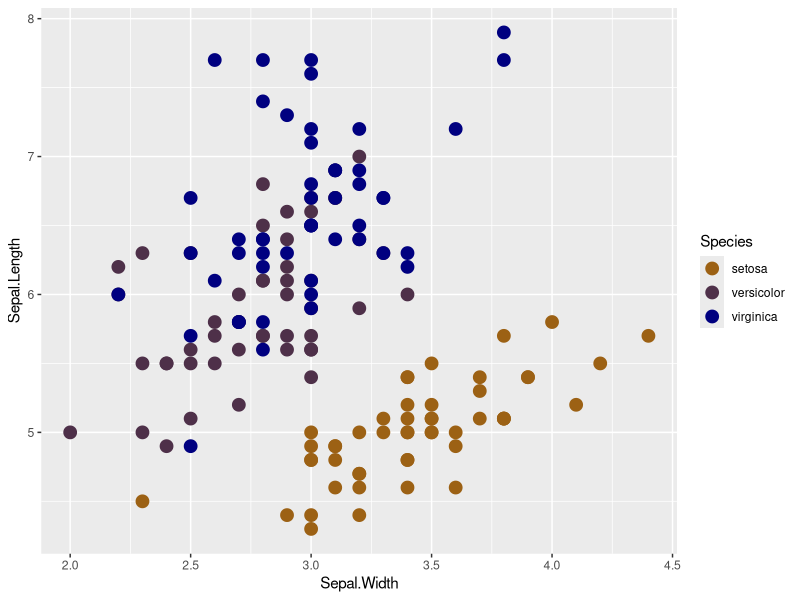
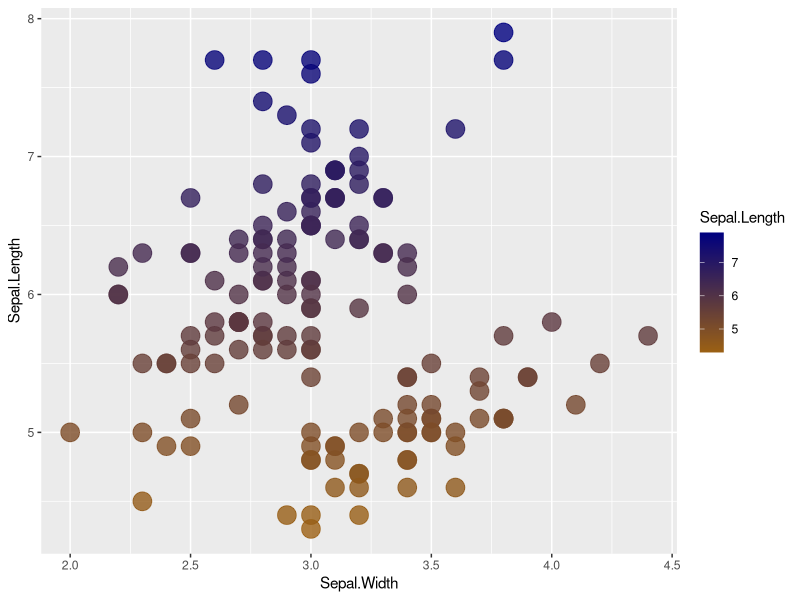
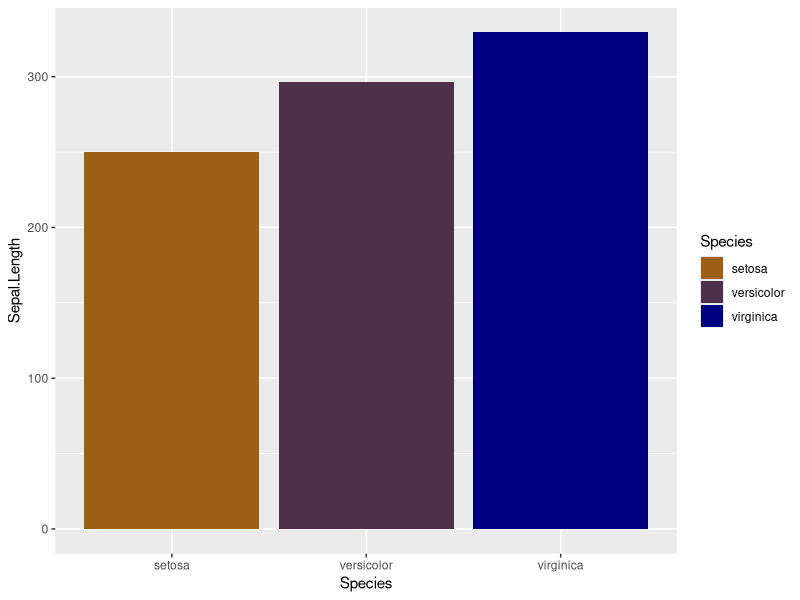
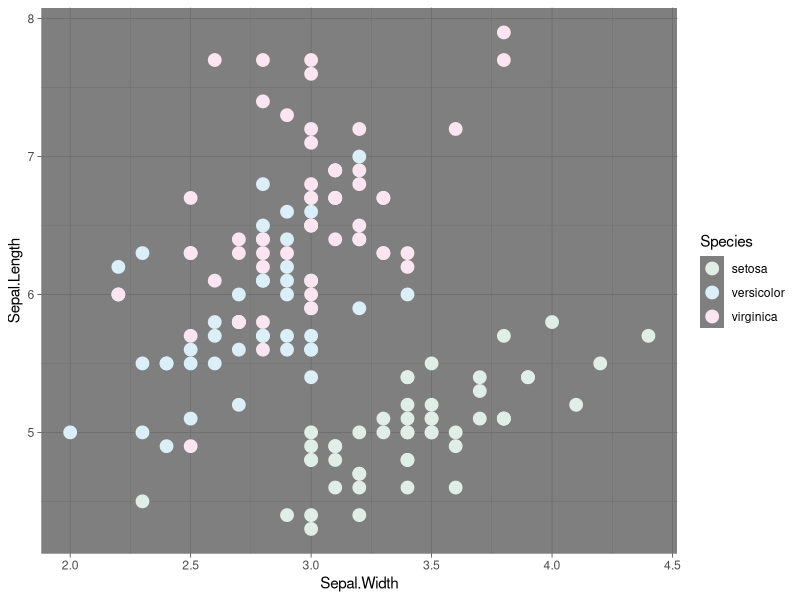
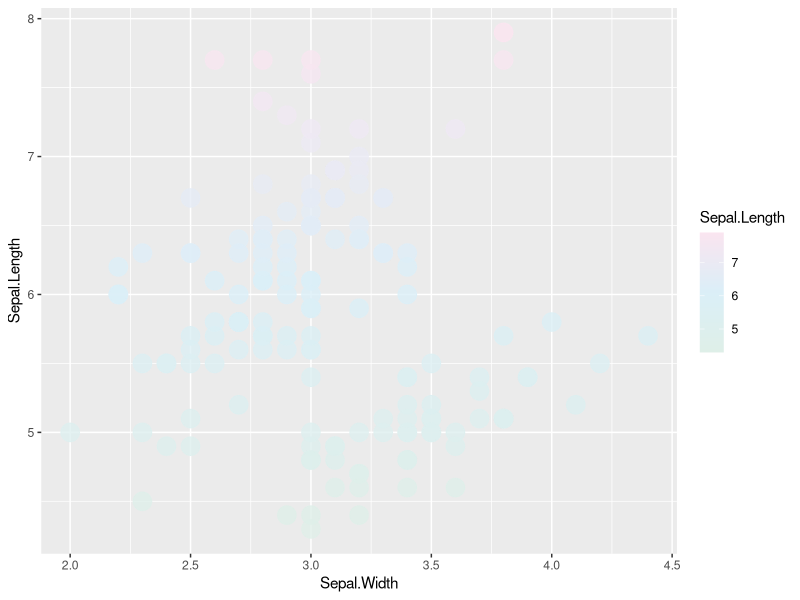
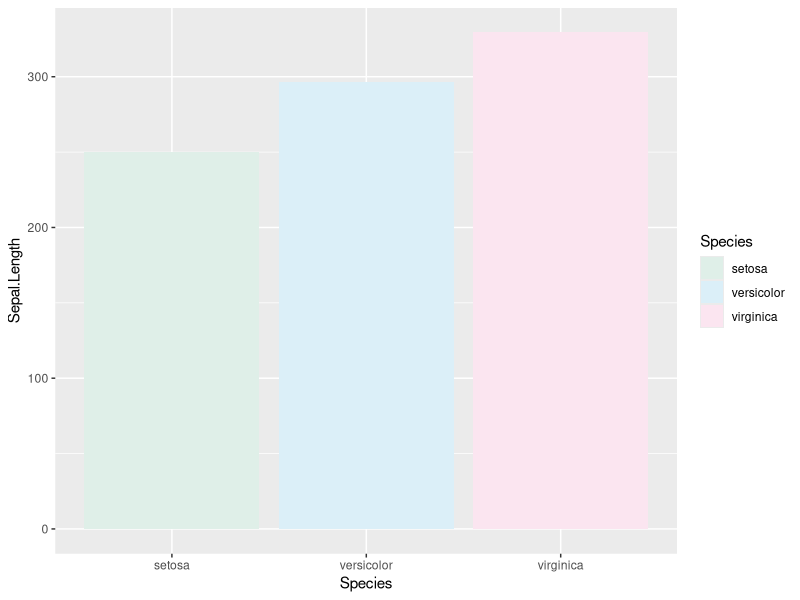
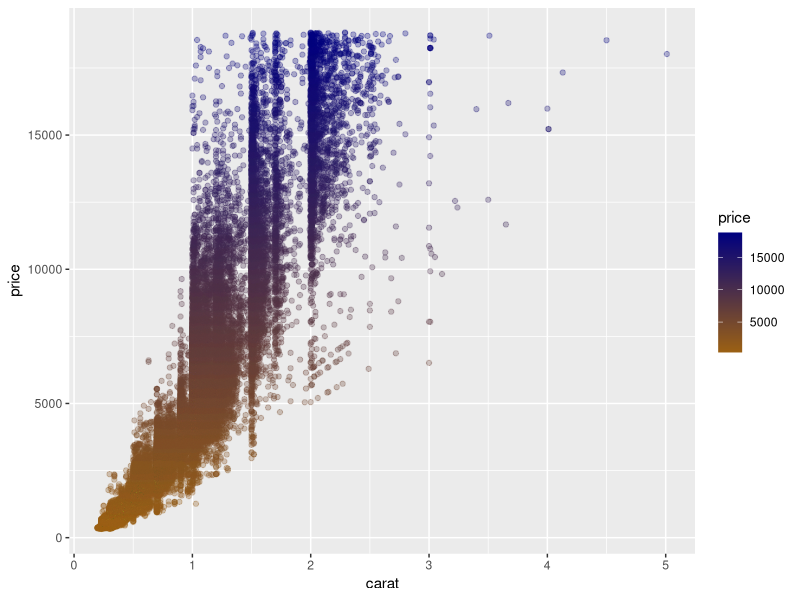
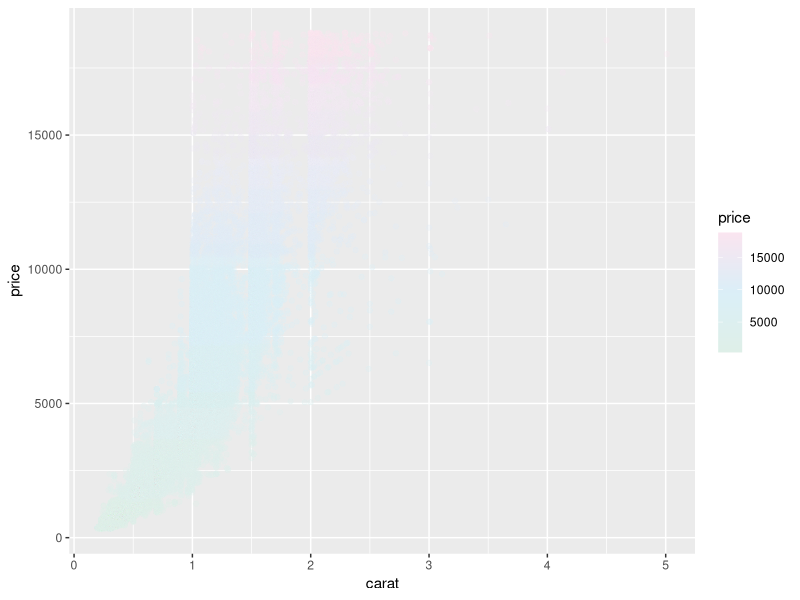

Recreate these plots in R, in order.
library(ggplot2)

lu_colors <- c(
  `dark blue`   = "#000080",
  `bronze`      = "#9C6114",
  `light green` = "#DFEFE8",
  `light blue`  = "#DBEFF8",
  `light pink`  = "#FBE5F0")

lu_cols <- function(...) {
  cols <- c(...)
  
  if (is.null(cols))
    return (lu_colors)
  
  lu_colors[cols]
}

lu_palettes <- list(
  `main`  = lu_cols("bronze","dark blue"),
  `pastels` = lu_cols("light green","light blue", "light pink"))

lu_pal <- function(palette = "main", reverse = FALSE, ...) {
  pal <- lu_palettes[[palette]]
  
  if (reverse) pal <- rev(pal)
  
  colorRampPalette(pal, ...)
}


#colour
scale_colour_lu <- function(palette = "main", discrete = TRUE, reverse = FALSE, ...) {
  pal <- lu_pal(palette = palette, reverse = reverse)
  
  if (discrete) {
    discrete_scale("colour", paste0("lu_", palette), palette = pal, ...)
  } else {
    scale_colour_gradientn(colours = pal(256), ...)
  }
}

#fill
scale_fill_lu <- function(palette = "main", discrete = TRUE, reverse = FALSE, ...) {
  pal <- lu_pal(palette = palette, reverse = reverse)
  
  if (discrete) {
    discrete_scale("fill", paste0("lu_", palette), palette = pal, ...)
  } else {
    scale_fill_gradientn(colours = pal(256), ...)
  }
}

#examples "main palette"
ggplot(iris, aes(Sepal.Width, Sepal.Length, color = Species)) +
  geom_point(size = 4) +
  scale_colour_lu()

ggplot(iris, aes(Sepal.Width, Sepal.Length, color = Sepal.Length)) +
  geom_point(size = 6, alpha = 0.8) +
  scale_colour_lu(discrete = FALSE)

ggplot(iris, aes(Species,Sepal.Length,fill=Species)) +
  geom_bar(stat="identity") +
  scale_fill_lu()

#examples
ggplot(iris, aes(Sepal.Width, Sepal.Length, color = Species)) +
  geom_point(size = 4) +
  scale_colour_lu("pastels") +
  theme_dark()

ggplot(iris, aes(Sepal.Width, Sepal.Length, color = Sepal.Length)) +
  geom_point(size = 6, alpha = 0.8) +
  scale_colour_lu(discrete = FALSE, palette = "pastels")

ggplot(iris, aes(Species,Sepal.Length,fill=Species)) +
  geom_bar(stat="identity") +
  scale_fill_lu("pastels")

ggplot(diamonds,aes(x=carat,y=price, colour= price)) + geom_point(alpha=.3) + scale_colour_lu(discrete=F,"main")
ggplot(diamonds,aes(x=carat,y=price, colour= price)) + geom_point(alpha=.3) + scale_colour_lu(discrete=F,"pastels")
